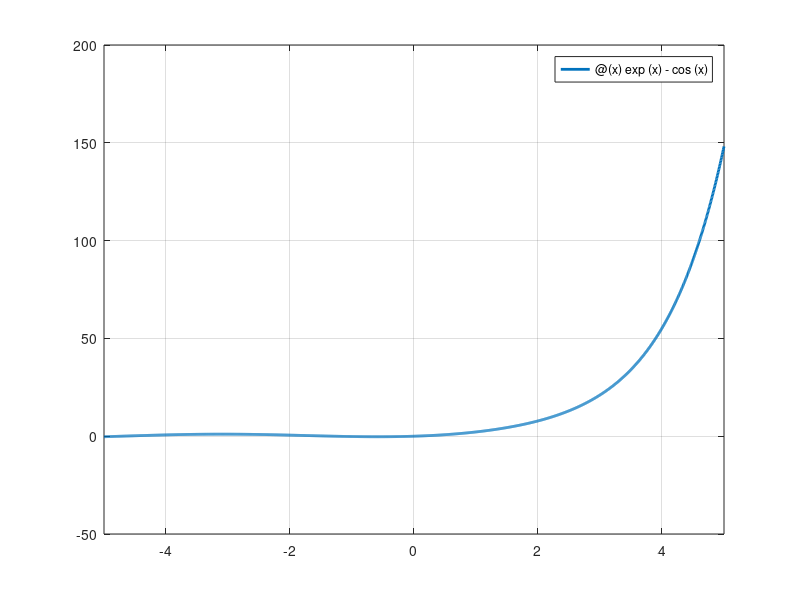

Here is the MATLAB script that generated this plot: (Note: this script raises an error after producing the figure.)
%% ME 2004: ODE Fixed Points (Root Finding)
% DESCRIPTION: In this example, we will use the grapical and Newton-Raphson method to solve a 
% root finding problem related to the fixed point of a differential equation. In this problem, the 
% NR method is carried out via a custom function. 
clear; clc; close all;

%% Generate Plot
dxdt = @(x) exp(x)-cos(x);          % dx/dt
d2xdt2 = @(x) exp(x)+sin(x);        % d(dx/dt). Needed for Newton-Raphson

figure
fplot(dxdt,[-5 5],'linewidth',2)
grid on; hold on
yline(0,'r--','linewidth',2)

xlabel('x (ND)','fontsize',14,'Interpreter','latex')
ylabel('$\frac{dx}{dt}$ (ND)','fontsize',14,'Interpreter','latex')
title('Fixed Points of an ODE','fontsize',14,'Interpreter','latex')

set(gca,'TickLabelInterpreter','latex')
set(gcf,'Position',[988 196 881 714])   % Will probably need to change this on your computer

%% Locate All Roots
es = 1e-4;
maxit = 50;
x0 = 1;

[x_root,fx,ea,iter] = NewtonRaphson_xtol(dxdt,d2xdt2,x0,es,maxit);
fprintf('The root is:                       x_root=%9.9f\n',x_root)
fprintf('dx/dt evaluated at the root is:          =%9.9f\n',fx)
fprintf('Percent relative error:                ea=%9.9f\n',ea)
fprintf('Number of iterations:                     %d\n\n',iter)
